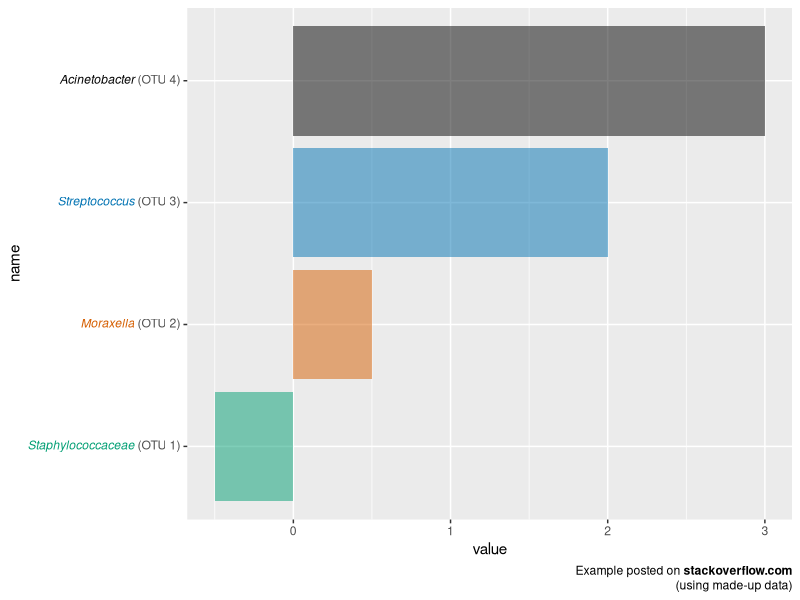

The R script that drew this image: (Note: this script raises an error after producing the figure.)
## ---- chunk 1
knitr::opts_chunk$set(
  collapse = TRUE,
  comment = "#>",
  fig.path = "man/figures/README-"
)
## ---- chunk 2
library(tidyverse)
library(ggtext)
library(glue)

data <- tibble(
  bactname = c("Staphylococcaceae", "Moraxella", "Streptococcus", "Acinetobacter"),
  OTUname = c("OTU 1", "OTU 2", "OTU 3", "OTU 4"),
  value = c(-0.5, 0.5, 2, 3)
)

data %>% mutate(
  color = c("#009E73", "#D55E00", "#0072B2", "#000000"),
  name = glue("<i style='color:{color}'>{bactname}</i> ({OTUname})"),
  name = fct_reorder(name, value)
)  %>%
  ggplot(aes(value, name, fill = color)) + 
  geom_col(alpha = 0.5) + 
  scale_fill_identity() +
  labs(caption = "Example posted on **stackoverflow.com**<br>(using made-up data)") +
  theme(
    axis.text.y = element_markdown(),
    plot.caption = element_markdown(lineheight = 1.2)
  )
## ---- chunk 3
labels <- c(
  setosa = "<img src='https://upload.wikimedia.org/wikipedia/commons/thumb/8/86/Iris_setosa.JPG/180px-Iris_setosa.JPG'
    width='100' /><br>*I. setosa*",
  virginica = "<img src='https://upload.wikimedia.org/wikipedia/commons/thumb/3/38/Iris_virginica_-_NRCS.jpg/320px-Iris_virginica_-_NRCS.jpg'
    width='100' /><br>*I. virginica*",
  versicolor = "<img src='https://upload.wikimedia.org/wikipedia/commons/thumb/2/27/20140427Iris_versicolor1.jpg/320px-20140427Iris_versicolor1.jpg'
    width='100' /><br>*I. versicolor*"
)

ggplot(iris, aes(Species, Sepal.Width)) +
  geom_boxplot() +
  scale_x_discrete(
    name = NULL,
    labels = labels
  ) +
  theme(
    axis.text.x = element_markdown(color = "black", size = 11)
  )
## ---- chunk 4
ggplot(mtcars, aes(disp, mpg)) + 
  geom_point() +
  labs(
    title = "<b>Fuel economy vs. engine displacement</b><br>
    <span style = 'font-size:10pt'>Lorem ipsum *dolor sit amet,*
    consectetur adipiscing elit, **sed do eiusmod tempor incididunt** ut
    labore et dolore magna aliqua. <span style = 'color:red;'>Ut enim
    ad minim veniam,</span> quis nostrud exercitation ullamco laboris nisi
    ut aliquip ex ea commodo consequat.</span>",
    x = "displacement (in<sup>3</sup>)",
    y = "Miles per gallon (mpg)<br><span style = 'font-size:8pt'>A measure of
    the car's fuel efficiency.</span>"
  ) +
  theme(
    plot.title.position = "plot",
    plot.title = element_textbox_simple(
      size = 13,
      lineheight = 1,
      padding = margin(5.5, 5.5, 5.5, 5.5),
      margin = margin(0, 0, 5.5, 0),
      fill = "cornsilk"
    ),
    axis.title.x = element_textbox_simple(
      width = NULL,
      padding = margin(4, 4, 4, 4),
      margin = margin(4, 0, 0, 0),
      linetype = 1,
      r = grid::unit(8, "pt"),
      fill = "azure1"
    ),
    axis.title.y = element_textbox_simple(
      hjust = 0,
      orientation = "left-rotated",
      minwidth = unit(1, "in"),
      maxwidth = unit(2, "in"),
      padding = margin(4, 4, 2, 4),
      margin = margin(0, 0, 2, 0),
      fill = "lightsteelblue1"
    )
  )
## ---- chunk 5
library(cowplot)

ggplot(mpg, aes(cty, hwy)) + 
  geom_point() +
  facet_wrap(~class) +
  theme_half_open(12) +
  background_grid() +
  theme(
    strip.background = element_blank(),
    strip.text = element_textbox(
      size = 12,
      color = "white", fill = "#5D729D", box.color = "#4A618C",
      halign = 0.5, linetype = 1, r = unit(5, "pt"), width = unit(1, "npc"),
      padding = margin(2, 0, 1, 0), margin = margin(3, 3, 3, 3)
    )
  )
## ---- chunk 6
df <- tibble(
  label = c(
    "Some text **in bold.**",
    "Linebreaks<br>Linebreaks<br>Linebreaks",
    "*x*<sup>2</sup> + 5*x* + *C*<sub>*i*</sub>",
    "Some <span style='color:blue'>blue text **in bold.**</span><br>And *italics text.*<br>
    And some <span style='font-size:18pt; color:black'>large</span> text."
  ),
  x = c(.2, .1, .5, .9),
  y = c(.8, .4, .1, .5),
  hjust = c(0.5, 0, 0, 1),
  vjust = c(0.5, 1, 0, 0.5),
  angle = c(0, 0, 45, -45),
  color = c("black", "blue", "black", "red"),
  fill = c("cornsilk", "white", "lightblue1", "white")
)


ggplot(df) +
  aes(
    x, y, label = label, angle = angle, color = color, fill = fill,
    hjust = hjust, vjust = vjust
  ) +
  geom_richtext() +
  geom_point(color = "black", size = 2) +
  scale_color_identity() +
  scale_fill_identity() +
  xlim(0, 1) + ylim(0, 1)
## ---- chunk 7
ggplot(df) +
  aes(
    x, y, label = label, angle = angle, color = color,
    hjust = hjust, vjust = vjust
  ) +
  geom_richtext(
    fill = NA, label.color = NA, # remove background and outline
    label.padding = grid::unit(rep(0, 4), "pt") # remove padding
  ) +
  geom_point(color = "black", size = 2) +
  scale_color_identity() +
  xlim(0, 1) + ylim(0, 1)
## ---- chunk 8
df <- tibble(
  label = rep("Lorem ipsum dolor **sit amet,** consectetur adipiscing elit,
    sed do *eiusmod tempor incididunt* ut labore et dolore magna
    aliqua.", 2),
  x = c(0, .6),
  y = c(1, .6),
  hjust = c(0, 0),
  vjust = c(1, 0),
  orientation = c("upright", "right-rotated"),
  color = c("black", "blue"),
  fill = c("cornsilk", "white")
)

ggplot(df) +
  aes(
    x, y, label = label, color = color, fill = fill,
    hjust = hjust, vjust = vjust,
    orientation = orientation
  ) +
  geom_textbox(width = unit(0.4, "npc")) +
  geom_point(color = "black", size = 2) +
  scale_discrete_identity(aesthetics = c("color", "fill", "orientation")) +
  xlim(0, 1) + ylim(0, 1)
